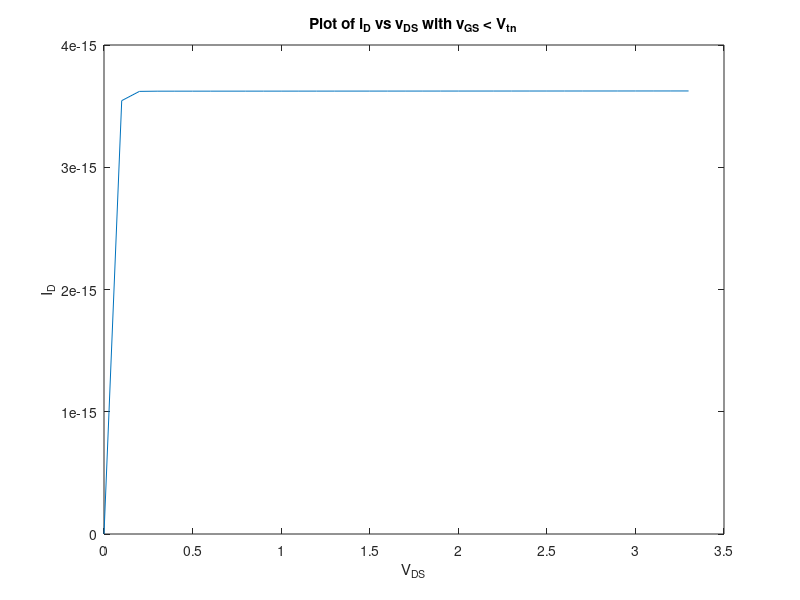

Here is the MATLAB script that generated this plot:
n = 1;
Vtn = 570e-3; %V
Vtp = 710e-3; %V
Lambda = 0.16e-3; %m/V
Bn = 190e-6; % A/V^2;
Bp = 55e-6; % A/V^2;
VT = 26e-3; %V
Vdd=3.3; %V
Is = 2*n*Bn*(VT^2); % A
Vd = 0:0.1:3.3; %V
Vg=0.1;
Vs = 0;
Early = (1 + Lambda * Vd); %Channel-length modulation
iF = (Is*(log(1+exp((Vg-Vtn-n*Vs)/(2*n*VT)))).^2).*Early;
iR = (Is*(log(1+exp((Vg-Vtn-n*Vd)/(2*n*VT)))).^2).*Early;
iD = iF - iR;
plot(Vd,iD); %plots with logarithmic y-axis
ylabel('I_D');
xlabel('V_D_S');
title('Plot of i_D vs v_D_S with v_G_S < V_t_n');